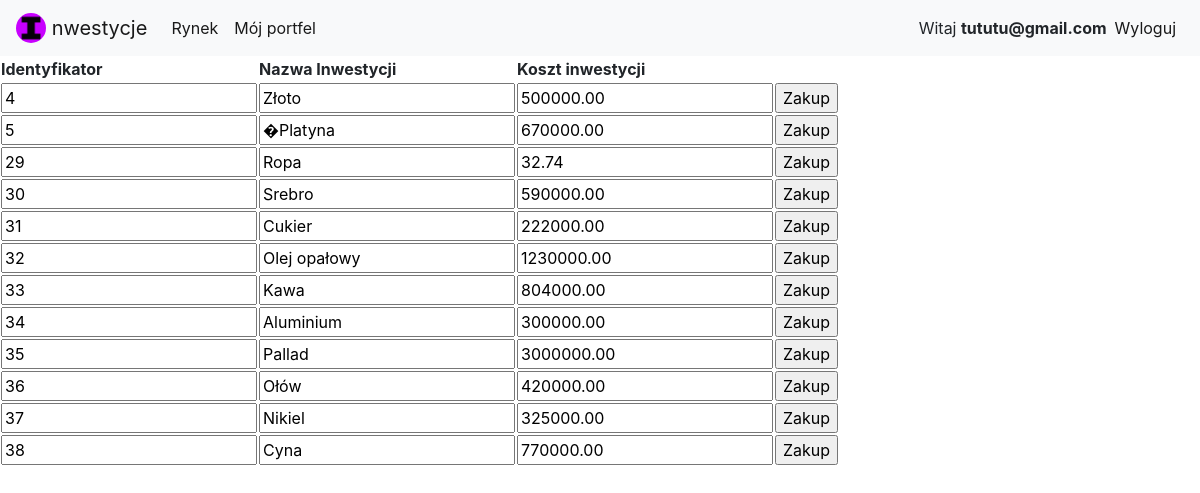
Page /Surowce/surowce.php (signed in) on the committed database.
### tables this page shows
CREATE TABLE `inwestycje` (
  `idInwestycje` int(11) NOT NULL,
  `nazwa` varchar(45) NOT NULL,
  `id_typ` int(11) NOT NULL,
  `koszt_inwestycji` decimal(10,2) NOT NULL,
  `Wykupione` tinyint(1) DEFAULT NULL
);

### Surowce/surowce.php (the view, shortened to what this page needs)
<!DOCTYPE html>
<html>
<head>
  <link rel="stylesheet" href="https://stackpath.bootstrapcdn.com/bootstrap/4.4.1/css/bootstrap.min.css">
</head>
<body>
  <nav class="navbar navbar-expand-lg navbar-light bg-light">
    <a class="navbar-brand" href="../index.php">
        <img src="../favicon.ico" width="30" height="30" class="d-inline-block align-top rounded-circle" alt="">
        nwestycje
      </a>
  <div class="collapse navbar-collapse" id="navbarNav">
    <ul class="navbar-nav">
      <li class="nav-item">
        <a class="nav-link active" href="../rynek.php">Rynek</a>
      </li>
      <li class="nav-item">
        <a class="nav-link active" href="../mojportfel.php">Mój portfel</a>
      </li>
			</ul>
			<ul class="navbar-nav ml-auto">
      <li class="nav-item active mt-2">
        <?php  if (isset($_SESSION['email'])) : ?>
			Witaj <strong><?php echo $_SESSION['email']; ?></strong>
          </li>
        <li class="nav-item active">
			<a class="nav-link" href="../index.php?logout='1'">Wyloguj</a>
        </li>
          <?php endif ?>
    </ul>
  </div>
</nav>
<section>
<?php
		$Connection = new mysqli('localhost', 'root', '', 'mydb');
		$Connection->set_charset("utf8");
        $Query = "SELECT * FROM inwestycje WHERE id_typ=3 AND Wykupione=0";
		$Result = $Connection->query($Query);
		echo "<table>";
		echo "<tr><th>Identyfikator</th><th>Nazwa Inwestycji</th>
        <th>Koszt inwestycji</th>
        </tr>";
		if ($Result->num_rows > 0)
		{
			while ($Row = $Result->fetch_array())
			{
				echo "<tr><form method='post' action='Zakup.php'>
				<td><input type='text' value='$Row[0]' name='Identyfikator'/></td>
				<td><input type='text' value='$Row[1]' name='Nazwa Inwestycji'/></td>
                <td><input type='text' value='$Row[3]' name='Koszt Inwestycji'/></td>
				<td><input type='submit' value='Zakup'/></td>
				</form></tr>";
			}
		}
		echo "</table>";
?>
    </section>
</body>
</html>

### rows in the picture
inwestycje: Identyfikator "4", nazwa "Złoto", koszt_inwestycji "500000.00"
inwestycje: Identyfikator "5", nazwa "�Platyna", koszt_inwestycji "670000.00"
inwestycje: Identyfikator "29", nazwa "Ropa", koszt_inwestycji "32.74"
inwestycje: Identyfikator "30", nazwa "Srebro", koszt_inwestycji "590000.00"
inwestycje: Identyfikator "31", nazwa "Cukier", koszt_inwestycji "222000.00"
inwestycje: Identyfikator "32", nazwa "Olej opałowy", koszt_inwestycji "1230000.00"
inwestycje: Identyfikator "33", nazwa "Kawa", koszt_inwestycji "804000.00"
inwestycje: Identyfikator "34", nazwa "Aluminium", koszt_inwestycji "300000.00"
inwestycje: Identyfikator "35", nazwa "Pallad", koszt_inwestycji "3000000.00"
inwestycje: Identyfikator "36", nazwa "Ołów", koszt_inwestycji "420000.00"
inwestycje: Identyfikator "37", nazwa "Nikiel", koszt_inwestycji "325000.00"
inwestycje: Identyfikator "38", nazwa "Cyna", koszt_inwestycji "770000.00"

### other values in the picture
$_SESSION['email'] "tututu@gmail.com"
